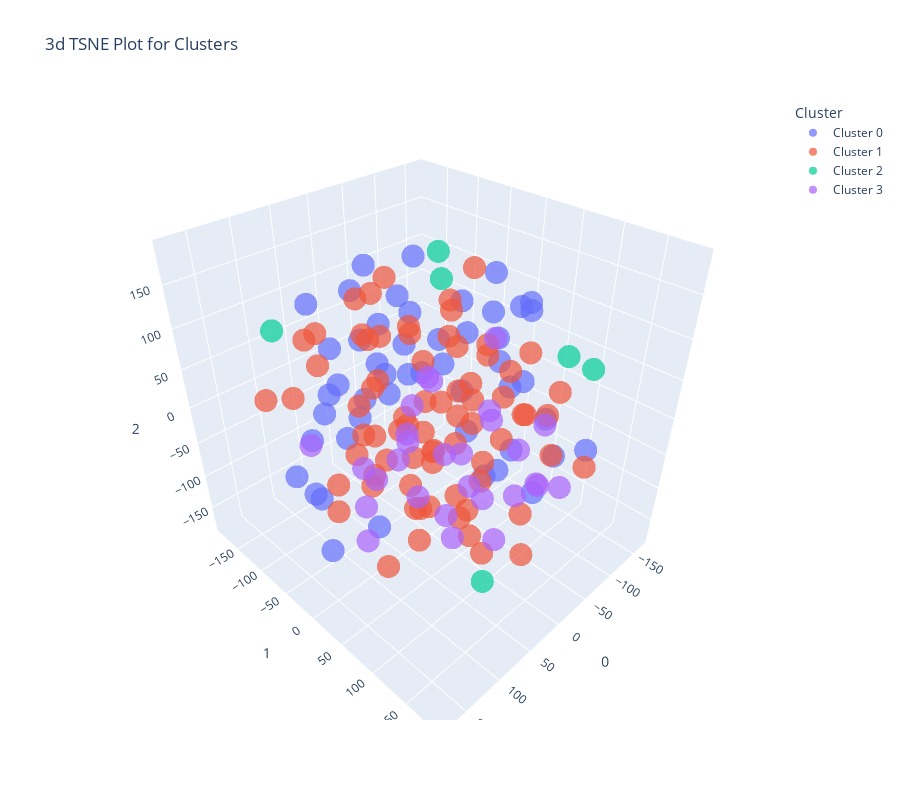

Write notebook code for a chart like this one.
### Markdown cell above
### Cluster TSnE (3d)

### Code cell
this.plottype = "tsne"
this.plotmodel()
